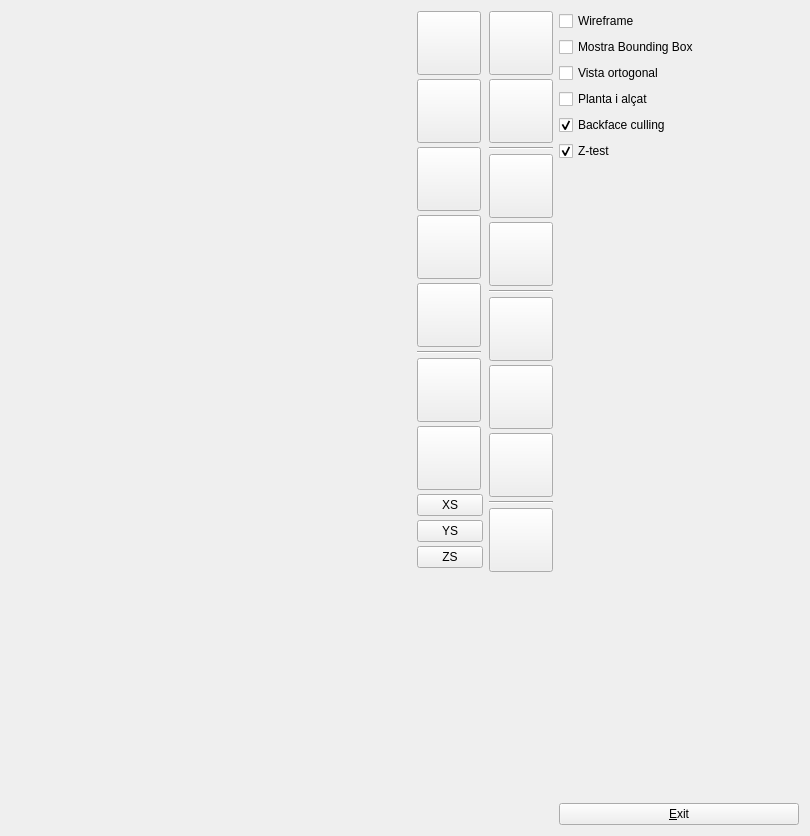
<?xml version="1.0" encoding="UTF-8"?>
<ui version="4.0">
 <class>Principal</class>
 <widget class="QWidget" name="Principal">
  <property name="geometry">
   <rect>
    <x>0</x>
    <y>0</y>
    <width>810</width>
    <height>836</height>
   </rect>
  </property>
  <property name="windowTitle">
   <string>Principal</string>
  </property>
  <layout class="QHBoxLayout" name="horizontalLayout_2">
   <item>
    <widget class="GLWidget" name="gLWidget" native="true">
     <property name="sizePolicy">
      <sizepolicy hsizetype="Expanding" vsizetype="Expanding">
       <horstretch>0</horstretch>
       <verstretch>0</verstretch>
      </sizepolicy>
     </property>
     <property name="minimumSize">
      <size>
       <width>400</width>
       <height>400</height>
      </size>
     </property>
    </widget>
   </item>
   <item>
    <layout class="QVBoxLayout" name="verticalLayout_2">
     <property name="spacing">
      <number>4</number>
     </property>
     <property name="margin">
      <number>0</number>
     </property>
     <item>
      <widget class="QPushButton" name="addDoor">
       <property name="sizePolicy">
        <sizepolicy hsizetype="Fixed" vsizetype="Fixed">
         <horstretch>0</horstretch>
         <verstretch>0</verstretch>
        </sizepolicy>
       </property>
       <property name="minimumSize">
        <size>
         <width>64</width>
         <height>64</height>
        </size>
       </property>
       <property name="text">
        <string/>
       </property>
      </widget>
     </item>
     <item>
      <widget class="QPushButton" name="addCube">
       <property name="sizePolicy">
        <sizepolicy hsizetype="Fixed" vsizetype="Fixed">
         <horstretch>0</horstretch>
         <verstretch>0</verstretch>
        </sizepolicy>
       </property>
       <property name="minimumSize">
        <size>
         <width>64</width>
         <height>64</height>
        </size>
       </property>
       <property name="text">
        <string/>
       </property>
      </widget>
     </item>
     <item>
      <widget class="QPushButton" name="addPrisma">
       <property name="sizePolicy">
        <sizepolicy hsizetype="Fixed" vsizetype="Fixed">
         <horstretch>0</horstretch>
         <verstretch>0</verstretch>
        </sizepolicy>
       </property>
       <property name="minimumSize">
        <size>
         <width>64</width>
         <height>64</height>
        </size>
       </property>
       <property name="text">
        <string/>
       </property>
      </widget>
     </item>
     <item>
      <widget class="QPushButton" name="addPyramid">
       <property name="sizePolicy">
        <sizepolicy hsizetype="Fixed" vsizetype="Fixed">
         <horstretch>0</horstretch>
         <verstretch>0</verstretch>
        </sizepolicy>
       </property>
       <property name="minimumSize">
        <size>
         <width>64</width>
         <height>64</height>
        </size>
       </property>
       <property name="text">
        <string/>
       </property>
      </widget>
     </item>
     <item>
      <widget class="QPushButton" name="addWindow">
       <property name="sizePolicy">
        <sizepolicy hsizetype="Fixed" vsizetype="Fixed">
         <horstretch>0</horstretch>
         <verstretch>0</verstretch>
        </sizepolicy>
       </property>
       <property name="minimumSize">
        <size>
         <width>64</width>
         <height>64</height>
        </size>
       </property>
       <property name="text">
        <string/>
       </property>
      </widget>
     </item>
     <item>
      <widget class="Line" name="line">
       <property name="sizePolicy">
        <sizepolicy hsizetype="Fixed" vsizetype="Fixed">
         <horstretch>64</horstretch>
         <verstretch>2</verstretch>
        </sizepolicy>
       </property>
       <property name="minimumSize">
        <size>
         <width>64</width>
         <height>2</height>
        </size>
       </property>
       <property name="orientation">
        <enum>Qt::Horizontal</enum>
       </property>
      </widget>
     </item>
     <item>
      <widget class="QPushButton" name="buttonMove">
       <property name="sizePolicy">
        <sizepolicy hsizetype="Fixed" vsizetype="Fixed">
         <horstretch>64</horstretch>
         <verstretch>64</verstretch>
        </sizepolicy>
       </property>
       <property name="minimumSize">
        <size>
         <width>64</width>
         <height>64</height>
        </size>
       </property>
       <property name="text">
        <string/>
       </property>
      </widget>
     </item>
     <item>
      <widget class="QPushButton" name="buttonRotate">
       <property name="sizePolicy">
        <sizepolicy hsizetype="Fixed" vsizetype="Fixed">
         <horstretch>0</horstretch>
         <verstretch>0</verstretch>
        </sizepolicy>
       </property>
       <property name="minimumSize">
        <size>
         <width>64</width>
         <height>64</height>
        </size>
       </property>
       <property name="text">
        <string/>
       </property>
      </widget>
     </item>
     <item>
      <widget class="QPushButton" name="XScale">
       <property name="sizePolicy">
        <sizepolicy hsizetype="Fixed" vsizetype="Fixed">
         <horstretch>0</horstretch>
         <verstretch>0</verstretch>
        </sizepolicy>
       </property>
       <property name="minimumSize">
        <size>
         <width>64</width>
         <height>20</height>
        </size>
       </property>
       <property name="text">
        <string>XS</string>
       </property>
      </widget>
     </item>
     <item>
      <widget class="QPushButton" name="YScale">
       <property name="sizePolicy">
        <sizepolicy hsizetype="Fixed" vsizetype="Fixed">
         <horstretch>0</horstretch>
         <verstretch>0</verstretch>
        </sizepolicy>
       </property>
       <property name="minimumSize">
        <size>
         <width>64</width>
         <height>20</height>
        </size>
       </property>
       <property name="text">
        <string>YS</string>
       </property>
      </widget>
     </item>
     <item>
      <widget class="QPushButton" name="ZScale">
       <property name="sizePolicy">
        <sizepolicy hsizetype="Fixed" vsizetype="Fixed">
         <horstretch>0</horstretch>
         <verstretch>0</verstretch>
        </sizepolicy>
       </property>
       <property name="minimumSize">
        <size>
         <width>64</width>
         <height>20</height>
        </size>
       </property>
       <property name="text">
        <string>ZS</string>
       </property>
      </widget>
     </item>
     <item>
      <spacer name="verticalSpacer_2">
       <property name="orientation">
        <enum>Qt::Vertical</enum>
       </property>
       <property name="sizeHint" stdset="0">
        <size>
         <width>20</width>
         <height>40</height>
        </size>
       </property>
      </spacer>
     </item>
    </layout>
   </item>
   <item>
    <layout class="QVBoxLayout" name="verticalLayout_4">
     <property name="spacing">
      <number>4</number>
     </property>
     <property name="leftMargin">
      <number>0</number>
     </property>
     <property name="bottomMargin">
      <number>0</number>
     </property>
     <item>
      <widget class="QPushButton" name="butLoad">
       <property name="sizePolicy">
        <sizepolicy hsizetype="Fixed" vsizetype="Fixed">
         <horstretch>64</horstretch>
         <verstretch>64</verstretch>
        </sizepolicy>
       </property>
       <property name="minimumSize">
        <size>
         <width>64</width>
         <height>64</height>
        </size>
       </property>
       <property name="text">
        <string/>
       </property>
      </widget>
     </item>
     <item>
      <widget class="QPushButton" name="butSave">
       <property name="sizePolicy">
        <sizepolicy hsizetype="Fixed" vsizetype="Fixed">
         <horstretch>64</horstretch>
         <verstretch>64</verstretch>
        </sizepolicy>
       </property>
       <property name="minimumSize">
        <size>
         <width>64</width>
         <height>64</height>
        </size>
       </property>
       <property name="text">
        <string/>
       </property>
      </widget>
     </item>
     <item>
      <widget class="Line" name="line_2">
       <property name="sizePolicy">
        <sizepolicy hsizetype="Fixed" vsizetype="Fixed">
         <horstretch>0</horstretch>
         <verstretch>0</verstretch>
        </sizepolicy>
       </property>
       <property name="minimumSize">
        <size>
         <width>64</width>
         <height>2</height>
        </size>
       </property>
       <property name="orientation">
        <enum>Qt::Horizontal</enum>
       </property>
      </widget>
     </item>
     <item>
      <widget class="QPushButton" name="butAutoZoom">
       <property name="sizePolicy">
        <sizepolicy hsizetype="Fixed" vsizetype="Fixed">
         <horstretch>64</horstretch>
         <verstretch>64</verstretch>
        </sizepolicy>
       </property>
       <property name="minimumSize">
        <size>
         <width>64</width>
         <height>64</height>
        </size>
       </property>
       <property name="text">
        <string/>
       </property>
      </widget>
     </item>
     <item>
      <widget class="QPushButton" name="butResetCamera">
       <property name="sizePolicy">
        <sizepolicy hsizetype="Fixed" vsizetype="Fixed">
         <horstretch>64</horstretch>
         <verstretch>64</verstretch>
        </sizepolicy>
       </property>
       <property name="minimumSize">
        <size>
         <width>64</width>
         <height>64</height>
        </size>
       </property>
       <property name="text">
        <string/>
       </property>
      </widget>
     </item>
     <item>
      <widget class="Line" name="line_3">
       <property name="sizePolicy">
        <sizepolicy hsizetype="Fixed" vsizetype="Fixed">
         <horstretch>0</horstretch>
         <verstretch>0</verstretch>
        </sizepolicy>
       </property>
       <property name="minimumSize">
        <size>
         <width>64</width>
         <height>2</height>
        </size>
       </property>
       <property name="orientation">
        <enum>Qt::Horizontal</enum>
       </property>
      </widget>
     </item>
     <item>
      <widget class="QPushButton" name="buttonMaterial">
       <property name="sizePolicy">
        <sizepolicy hsizetype="Fixed" vsizetype="Fixed">
         <horstretch>0</horstretch>
         <verstretch>0</verstretch>
        </sizepolicy>
       </property>
       <property name="minimumSize">
        <size>
         <width>64</width>
         <height>64</height>
        </size>
       </property>
       <property name="text">
        <string/>
       </property>
      </widget>
     </item>
     <item>
      <widget class="QPushButton" name="buttonDisable">
       <property name="sizePolicy">
        <sizepolicy hsizetype="Fixed" vsizetype="Fixed">
         <horstretch>0</horstretch>
         <verstretch>0</verstretch>
        </sizepolicy>
       </property>
       <property name="minimumSize">
        <size>
         <width>64</width>
         <height>64</height>
        </size>
       </property>
       <property name="text">
        <string/>
       </property>
      </widget>
     </item>
     <item>
      <widget class="QPushButton" name="buttonEnable">
       <property name="sizePolicy">
        <sizepolicy hsizetype="Fixed" vsizetype="Fixed">
         <horstretch>0</horstretch>
         <verstretch>0</verstretch>
        </sizepolicy>
       </property>
       <property name="minimumSize">
        <size>
         <width>64</width>
         <height>64</height>
        </size>
       </property>
       <property name="text">
        <string/>
       </property>
      </widget>
     </item>
     <item>
      <widget class="Line" name="line_4">
       <property name="sizePolicy">
        <sizepolicy hsizetype="Fixed" vsizetype="Fixed">
         <horstretch>64</horstretch>
         <verstretch>0</verstretch>
        </sizepolicy>
       </property>
       <property name="minimumSize">
        <size>
         <width>64</width>
         <height>2</height>
        </size>
       </property>
       <property name="orientation">
        <enum>Qt::Horizontal</enum>
       </property>
      </widget>
     </item>
     <item>
      <widget class="QPushButton" name="buttonDelete">
       <property name="sizePolicy">
        <sizepolicy hsizetype="Fixed" vsizetype="Fixed">
         <horstretch>0</horstretch>
         <verstretch>0</verstretch>
        </sizepolicy>
       </property>
       <property name="minimumSize">
        <size>
         <width>64</width>
         <height>64</height>
        </size>
       </property>
       <property name="text">
        <string/>
       </property>
      </widget>
     </item>
     <item>
      <spacer name="verticalSpacer_3">
       <property name="orientation">
        <enum>Qt::Vertical</enum>
       </property>
       <property name="sizeHint" stdset="0">
        <size>
         <width>20</width>
         <height>40</height>
        </size>
       </property>
      </spacer>
     </item>
    </layout>
   </item>
   <item>
    <layout class="QVBoxLayout" name="verticalLayout">
     <property name="spacing">
      <number>6</number>
     </property>
     <property name="sizeConstraint">
      <enum>QLayout::SetFixedSize</enum>
     </property>
     <item>
      <widget class="QCheckBox" name="cbWireframe">
       <property name="sizePolicy">
        <sizepolicy hsizetype="Fixed" vsizetype="Fixed">
         <horstretch>0</horstretch>
         <verstretch>0</verstretch>
        </sizepolicy>
       </property>
       <property name="text">
        <string>Wireframe</string>
       </property>
      </widget>
     </item>
     <item>
      <widget class="QCheckBox" name="mostraBB">
       <property name="sizePolicy">
        <sizepolicy hsizetype="Fixed" vsizetype="Fixed">
         <horstretch>0</horstretch>
         <verstretch>0</verstretch>
        </sizepolicy>
       </property>
       <property name="text">
        <string>Mostra Bounding Box</string>
       </property>
      </widget>
     </item>
     <item>
      <widget class="QCheckBox" name="cbOrtogonal">
       <property name="sizePolicy">
        <sizepolicy hsizetype="Fixed" vsizetype="Fixed">
         <horstretch>0</horstretch>
         <verstretch>0</verstretch>
        </sizepolicy>
       </property>
       <property name="text">
        <string>Vista ortogonal</string>
       </property>
      </widget>
     </item>
     <item>
      <widget class="QCheckBox" name="checkPlantaAlcat">
       <property name="sizePolicy">
        <sizepolicy hsizetype="Fixed" vsizetype="Fixed">
         <horstretch>0</horstretch>
         <verstretch>0</verstretch>
        </sizepolicy>
       </property>
       <property name="text">
        <string>Planta i alçat</string>
       </property>
      </widget>
     </item>
     <item>
      <widget class="QCheckBox" name="checkCulling">
       <property name="text">
        <string>Backface culling</string>
       </property>
       <property name="checked">
        <bool>true</bool>
       </property>
      </widget>
     </item>
     <item>
      <widget class="QCheckBox" name="checkZtest">
       <property name="text">
        <string>Z-test</string>
       </property>
       <property name="checked">
        <bool>true</bool>
       </property>
      </widget>
     </item>
     <item>
      <widget class="MaterialWidget" name="materialwidget" native="true">
       <property name="sizePolicy">
        <sizepolicy hsizetype="Fixed" vsizetype="Fixed">
         <horstretch>0</horstretch>
         <verstretch>0</verstretch>
        </sizepolicy>
       </property>
       <property name="minimumSize">
        <size>
         <width>240</width>
         <height>200</height>
        </size>
       </property>
      </widget>
     </item>
     <item>
      <widget class="LightWidget" name="lightwidget" native="true">
       <property name="sizePolicy">
        <sizepolicy hsizetype="Fixed" vsizetype="Fixed">
         <horstretch>0</horstretch>
         <verstretch>0</verstretch>
        </sizepolicy>
       </property>
       <property name="minimumSize">
        <size>
         <width>240</width>
         <height>160</height>
        </size>
       </property>
      </widget>
     </item>
     <item>
      <spacer name="verticalSpacer">
       <property name="orientation">
        <enum>Qt::Vertical</enum>
       </property>
       <property name="sizeHint" stdset="0">
        <size>
         <width>20</width>
         <height>40</height>
        </size>
       </property>
      </spacer>
     </item>
     <item>
      <widget class="QPushButton" name="pushButton">
       <property name="sizePolicy">
        <sizepolicy hsizetype="Minimum" vsizetype="Fixed">
         <horstretch>0</horstretch>
         <verstretch>0</verstretch>
        </sizepolicy>
       </property>
       <property name="text">
        <string>&amp;Exit</string>
       </property>
      </widget>
     </item>
    </layout>
   </item>
  </layout>
 </widget>
 <layoutdefault spacing="6" margin="11"/>
 <customwidgets>
  <customwidget>
   <class>GLWidget</class>
   <extends>QWidget</extends>
   <header>glwidget.h</header>
   <container>1</container>
   <slots>
    <slot>LoadObject()</slot>
    <slot>setCameraLight(bool)</slot>
    <slot>LoadCharacter()</slot>
    <slot>setWireframe(bool)</slot>
    <slot>ResetCamera()</slot>
    <slot>setBBRender(bool)</slot>
    <slot>AutoZoom()</slot>
    <slot>OrthoView(bool)</slot>
    <slot>Toogle3D(bool)</slot>
   </slots>
  </customwidget>
  <customwidget>
   <class>MaterialWidget</class>
   <extends>QWidget</extends>
   <header>materialwidget.h</header>
  </customwidget>
  <customwidget>
   <class>LightWidget</class>
   <extends>QWidget</extends>
   <header>lightwidget.h</header>
  </customwidget>
 </customwidgets>
 <resources/>
 <connections>
  <connection>
   <sender>materialwidget</sender>
   <signal>MaterialChange(float*)</signal>
   <receiver>gLWidget</receiver>
   <slot>UpdateMaterial(float*)</slot>
   <hints>
    <hint type="sourcelabel">
     <x>633</x>
     <y>36</y>
    </hint>
    <hint type="destinationlabel">
     <x>372</x>
     <y>172</y>
    </hint>
   </hints>
  </connection>
  <connection>
   <sender>gLWidget</sender>
   <signal>ShowMaterialWidget(float,float,float,float,float,float,float,float,float,float)</signal>
   <receiver>materialwidget</receiver>
   <slot>MakeVisible(float,float,float,float,float,float,float,float,float,float)</slot>
   <hints>
    <hint type="sourcelabel">
     <x>633</x>
     <y>36</y>
    </hint>
    <hint type="destinationlabel">
     <x>372</x>
     <y>172</y>
    </hint>
   </hints>
  </connection>
  <connection>
   <sender>gLWidget</sender>
   <signal>HideMaterialWidget()</signal>
   <receiver>materialwidget</receiver>
   <slot>MakeInvisible()</slot>
   <hints>
    <hint type="sourcelabel">
     <x>633</x>
     <y>36</y>
    </hint>
    <hint type="destinationlabel">
     <x>372</x>
     <y>172</y>
    </hint>
   </hints>
  </connection>
  <connection>
   <sender>materialwidget</sender>
   <signal>MaterialApply()</signal>
   <receiver>gLWidget</receiver>
   <slot>MaterialApply()</slot>
   <hints>
    <hint type="sourcelabel">
     <x>633</x>
     <y>36</y>
    </hint>
    <hint type="destinationlabel">
     <x>372</x>
     <y>172</y>
    </hint>
   </hints>
  </connection>
  <connection>
   <sender>materialwidget</sender>
   <signal>MaterialRevert()</signal>
   <receiver>gLWidget</receiver>
   <slot>MaterialRevert()</slot>
   <hints>
    <hint type="sourcelabel">
     <x>633</x>
     <y>36</y>
    </hint>
    <hint type="destinationlabel">
     <x>372</x>
     <y>172</y>
    </hint>
   </hints>
  </connection>
  <connection>
   <sender>lightwidget</sender>
   <signal>LightChange(float*,float*)</signal>
   <receiver>gLWidget</receiver>
   <slot>LightUpdate(float*,float*)</slot>
   <hints>
    <hint type="sourcelabel">
     <x>633</x>
     <y>36</y>
    </hint>
    <hint type="destinationlabel">
     <x>372</x>
     <y>172</y>
    </hint>
   </hints>
  </connection>
  <connection>
   <sender>pushButton</sender>
   <signal>clicked()</signal>
   <receiver>Principal</receiver>
   <slot>close()</slot>
   <hints>
    <hint type="sourcelabel">
     <x>561</x>
     <y>391</y>
    </hint>
    <hint type="destinationlabel">
     <x>643</x>
     <y>306</y>
    </hint>
   </hints>
  </connection>
  <connection>
   <sender>butResetCamera</sender>
   <signal>clicked()</signal>
   <receiver>gLWidget</receiver>
   <slot>ResetCamera()</slot>
   <hints>
    <hint type="sourcelabel">
     <x>524</x>
     <y>226</y>
    </hint>
    <hint type="destinationlabel">
     <x>208</x>
     <y>209</y>
    </hint>
   </hints>
  </connection>
  <connection>
   <sender>cbWireframe</sender>
   <signal>toggled(bool)</signal>
   <receiver>gLWidget</receiver>
   <slot>setWireframe(bool)</slot>
   <hints>
    <hint type="sourcelabel">
     <x>524</x>
     <y>223</y>
    </hint>
    <hint type="destinationlabel">
     <x>208</x>
     <y>209</y>
    </hint>
   </hints>
  </connection>
  <connection>
   <sender>checkZtest</sender>
   <signal>toggled(bool)</signal>
   <receiver>gLWidget</receiver>
   <slot>ToogleZtest(bool)</slot>
   <hints>
    <hint type="sourcelabel">
     <x>524</x>
     <y>223</y>
    </hint>
    <hint type="destinationlabel">
     <x>208</x>
     <y>209</y>
    </hint>
   </hints>
  </connection>
  <connection>
   <sender>checkCulling</sender>
   <signal>toggled(bool)</signal>
   <receiver>gLWidget</receiver>
   <slot>ToogleCulling(bool)</slot>
   <hints>
    <hint type="sourcelabel">
     <x>524</x>
     <y>223</y>
    </hint>
    <hint type="destinationlabel">
     <x>208</x>
     <y>209</y>
    </hint>
   </hints>
  </connection>
  <connection>
   <sender>mostraBB</sender>
   <signal>toggled(bool)</signal>
   <receiver>gLWidget</receiver>
   <slot>setBBRender(bool)</slot>
   <hints>
    <hint type="sourcelabel">
     <x>524</x>
     <y>175</y>
    </hint>
    <hint type="destinationlabel">
     <x>208</x>
     <y>209</y>
    </hint>
   </hints>
  </connection>
  <connection>
   <sender>butAutoZoom</sender>
   <signal>clicked()</signal>
   <receiver>gLWidget</receiver>
   <slot>AutoZoom()</slot>
   <hints>
    <hint type="sourcelabel">
     <x>524</x>
     <y>56</y>
    </hint>
    <hint type="destinationlabel">
     <x>208</x>
     <y>209</y>
    </hint>
   </hints>
  </connection>
  <connection>
   <sender>cbOrtogonal</sender>
   <signal>toggled(bool)</signal>
   <receiver>gLWidget</receiver>
   <slot>OrthoView(bool)</slot>
   <hints>
    <hint type="sourcelabel">
     <x>524</x>
     <y>203</y>
    </hint>
    <hint type="destinationlabel">
     <x>208</x>
     <y>209</y>
    </hint>
   </hints>
  </connection>
  <connection>
   <sender>checkPlantaAlcat</sender>
   <signal>toggled(bool)</signal>
   <receiver>gLWidget</receiver>
   <slot>Toogle3D(bool)</slot>
   <hints>
    <hint type="sourcelabel">
     <x>524</x>
     <y>203</y>
    </hint>
    <hint type="destinationlabel">
     <x>208</x>
     <y>209</y>
    </hint>
   </hints>
  </connection>
  <connection>
   <sender>addCube</sender>
   <signal>clicked()</signal>
   <receiver>gLWidget</receiver>
   <slot>addCube()</slot>
   <hints>
    <hint type="sourcelabel">
     <x>524</x>
     <y>56</y>
    </hint>
    <hint type="destinationlabel">
     <x>208</x>
     <y>209</y>
    </hint>
   </hints>
  </connection>
  <connection>
   <sender>addDoor</sender>
   <signal>clicked()</signal>
   <receiver>gLWidget</receiver>
   <slot>addDoor()</slot>
   <hints>
    <hint type="sourcelabel">
     <x>524</x>
     <y>56</y>
    </hint>
    <hint type="destinationlabel">
     <x>208</x>
     <y>209</y>
    </hint>
   </hints>
  </connection>
  <connection>
   <sender>addPrisma</sender>
   <signal>clicked()</signal>
   <receiver>gLWidget</receiver>
   <slot>addPrisma()</slot>
   <hints>
    <hint type="sourcelabel">
     <x>524</x>
     <y>56</y>
    </hint>
    <hint type="destinationlabel">
     <x>208</x>
     <y>209</y>
    </hint>
   </hints>
  </connection>
  <connection>
   <sender>addPyramid</sender>
   <signal>clicked()</signal>
   <receiver>gLWidget</receiver>
   <slot>addPyramid()</slot>
   <hints>
    <hint type="sourcelabel">
     <x>524</x>
     <y>56</y>
    </hint>
    <hint type="destinationlabel">
     <x>208</x>
     <y>209</y>
    </hint>
   </hints>
  </connection>
  <connection>
   <sender>addWindow</sender>
   <signal>clicked()</signal>
   <receiver>gLWidget</receiver>
   <slot>addWindow()</slot>
   <hints>
    <hint type="sourcelabel">
     <x>524</x>
     <y>56</y>
    </hint>
    <hint type="destinationlabel">
     <x>208</x>
     <y>209</y>
    </hint>
   </hints>
  </connection>
  <connection>
   <sender>buttonMove</sender>
   <signal>clicked()</signal>
   <receiver>gLWidget</receiver>
   <slot>MoveTool()</slot>
   <hints>
    <hint type="sourcelabel">
     <x>524</x>
     <y>56</y>
    </hint>
    <hint type="destinationlabel">
     <x>208</x>
     <y>209</y>
    </hint>
   </hints>
  </connection>
  <connection>
   <sender>buttonMaterial</sender>
   <signal>clicked()</signal>
   <receiver>gLWidget</receiver>
   <slot>EditMaterial()</slot>
   <hints>
    <hint type="sourcelabel">
     <x>524</x>
     <y>56</y>
    </hint>
    <hint type="destinationlabel">
     <x>208</x>
     <y>209</y>
    </hint>
   </hints>
  </connection>
  <connection>
   <sender>buttonDelete</sender>
   <signal>clicked()</signal>
   <receiver>gLWidget</receiver>
   <slot>DeleteObj()</slot>
   <hints>
    <hint type="sourcelabel">
     <x>524</x>
     <y>56</y>
    </hint>
    <hint type="destinationlabel">
     <x>208</x>
     <y>209</y>
    </hint>
   </hints>
  </connection>
  <connection>
   <sender>XScale</sender>
   <signal>clicked()</signal>
   <receiver>gLWidget</receiver>
   <slot>XScale()</slot>
   <hints>
    <hint type="sourcelabel">
     <x>524</x>
     <y>56</y>
    </hint>
    <hint type="destinationlabel">
     <x>208</x>
     <y>209</y>
    </hint>
   </hints>
  </connection>
  <connection>
   <sender>YScale</sender>
   <signal>clicked()</signal>
   <receiver>gLWidget</receiver>
   <slot>YScale()</slot>
   <hints>
    <hint type="sourcelabel">
     <x>524</x>
     <y>56</y>
    </hint>
    <hint type="destinationlabel">
     <x>208</x>
     <y>209</y>
    </hint>
   </hints>
  </connection>
  <connection>
   <sender>ZScale</sender>
   <signal>clicked()</signal>
   <receiver>gLWidget</receiver>
   <slot>ZScale()</slot>
   <hints>
    <hint type="sourcelabel">
     <x>524</x>
     <y>56</y>
    </hint>
    <hint type="destinationlabel">
     <x>208</x>
     <y>209</y>
    </hint>
   </hints>
  </connection>
  <connection>
   <sender>buttonDisable</sender>
   <signal>clicked()</signal>
   <receiver>gLWidget</receiver>
   <slot>DisableObj()</slot>
   <hints>
    <hint type="sourcelabel">
     <x>524</x>
     <y>56</y>
    </hint>
    <hint type="destinationlabel">
     <x>208</x>
     <y>209</y>
    </hint>
   </hints>
  </connection>
  <connection>
   <sender>buttonEnable</sender>
   <signal>clicked()</signal>
   <receiver>gLWidget</receiver>
   <slot>EnableObj()</slot>
   <hints>
    <hint type="sourcelabel">
     <x>524</x>
     <y>56</y>
    </hint>
    <hint type="destinationlabel">
     <x>208</x>
     <y>209</y>
    </hint>
   </hints>
  </connection>
  <connection>
   <sender>butLoad</sender>
   <signal>clicked()</signal>
   <receiver>gLWidget</receiver>
   <slot>LoadScene()</slot>
   <hints>
    <hint type="sourcelabel">
     <x>524</x>
     <y>56</y>
    </hint>
    <hint type="destinationlabel">
     <x>208</x>
     <y>209</y>
    </hint>
   </hints>
  </connection>
  <connection>
   <sender>butSave</sender>
   <signal>clicked()</signal>
   <receiver>gLWidget</receiver>
   <slot>SaveScene()</slot>
   <hints>
    <hint type="sourcelabel">
     <x>524</x>
     <y>56</y>
    </hint>
    <hint type="destinationlabel">
     <x>208</x>
     <y>209</y>
    </hint>
   </hints>
  </connection>
  <connection>
   <sender>buttonRotate</sender>
   <signal>clicked()</signal>
   <receiver>gLWidget</receiver>
   <slot>RotateObj()</slot>
   <hints>
    <hint type="sourcelabel">
     <x>524</x>
     <y>56</y>
    </hint>
    <hint type="destinationlabel">
     <x>208</x>
     <y>209</y>
    </hint>
   </hints>
  </connection>
 </connections>
</ui>
